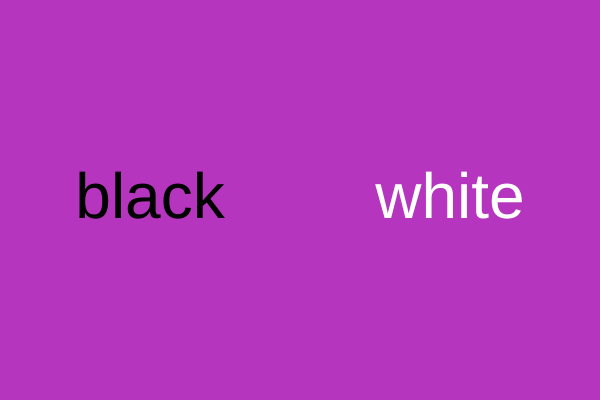
Frame 1 (no input)
Frame 60 (no input): identical to frame 1, image omitted
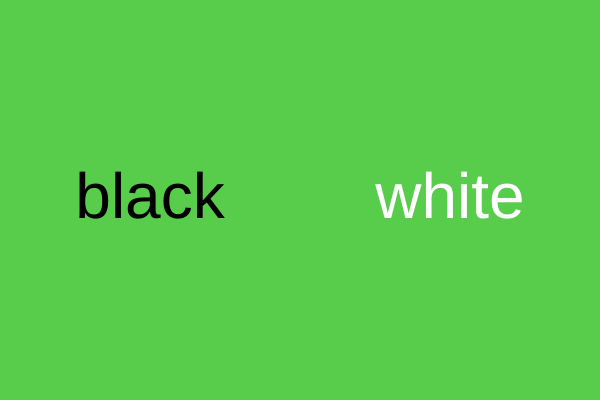
Frame 120 (the mouse pressed at the canvas centre since frame 60)

The p5.js sketch that drew these frames (run headless with seeded random() and noise() and a simulated clock; from frame 60 on, the mouse is pressed at the canvas centre):

// p5.js sketch
// ── sketch.js
let r, g, b;

function pickColor() {
    r = random(255);
    g = random(255);
    b = random(255);
}

function setup() {
    createCanvas(600, 400);
    pickColor();
}

function mousePressed() {
    pickColor();
}

function draw() {
    background(r, g, b);

    textSize(64);
    noStroke();
    fill(0);
    textAlign(CENTER, CENTER);
    text('black', 150, 200);
    fill(255);
    text('white', 450, 200);

}
